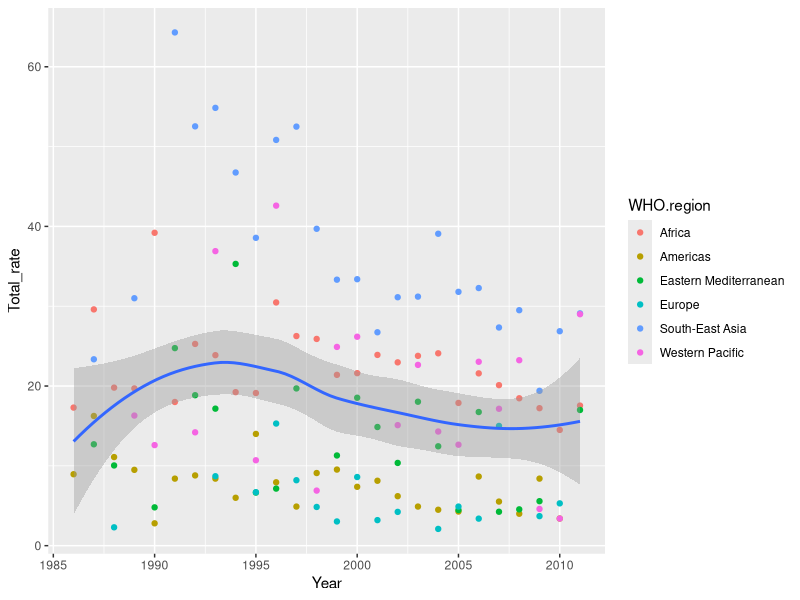

This chart was generated by the following R code:
## ---- chunk 1
regionldat <- read.csv("regionalmalnutrition.csv")
regionldat <- na.omit(regionldat)

library(plyr)
regionaldat <- ddply(regionldat, .(WHO.region, Year), summarise, 
      Total_rate = mean(total_rate))

regionaldat$WHO.region <- as.factor(regionaldat$WHO.region)
## ---- chunk 2
library(ggplot2)
g <- ggplot(regionaldat, aes(x=Year, y=Total_rate))
g + geom_point(aes(color=WHO.region)) + geom_smooth()
